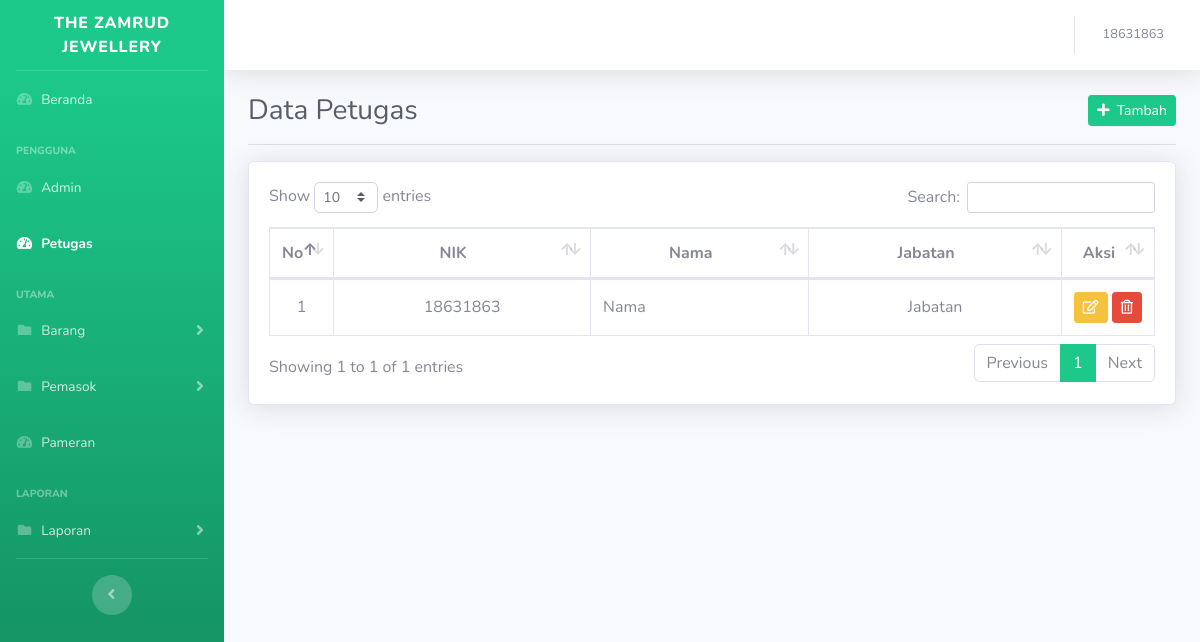
/index.php?h=petugas (signed in), run on the app's committed database.
### tables this page shows
CREATE TABLE `petugas` (
    id INT NOT NULL AUTO_INCREMENT,
    id_pengguna INT NOT NULL,
    nik VARCHAR(255),
    nama VARCHAR(255),
    jabatan VARCHAR(255),
    nomor_telepon VARCHAR(255),
    tempat_lahir VARCHAR(255),
    tanggal_lahir DATE,
    jenis_kelamin VARCHAR(255),
    tanggal_terdaftar DATE,
    PRIMARY KEY (id),
    FOREIGN KEY (id_pengguna) REFERENCES pengguna (id) ON DELETE CASCADE
);

### halaman/tampil/petugas.php (the view, shortened to what this page needs)
<div class="container-fluid">
    <div class="d-flex justify-content-between align-items-center">
        <h1 class="h3 mb-0 text-gray-800">Data Petugas</h1>
        <a href="?h=tambah_petugas" class="btn btn-primary btn-sm"><i class="fas fa-plus"></i>&nbsp;&nbsp;Tambah</a>
    </div>
    <hr>
    <div class="row">
        <div class="col-12">
            <div class="card shadow mb-4">
                <div class="card-body">
                    <div class="table-responsive">
                        <table class="table table-bordered" id="dataTable" width="100%" cellspacing="0">
                            <thead>
                                <tr>
                                    <th class="td-fit text-center">No</th>
                                    <th class="text-center">NIK</th>
                                    <th class="text-center">Nama</th>
                                    <th class="text-center">Jabatan</th>
                                    <th class="td-fit text-center">Aksi</th>
                                </tr>
                            </thead>
                            <?php
                            $result = $mysqli->query("SELECT * FROM petugas");
                            $no = 1;
                            ?>
                            <tbody>
                                <?php while ($row = $result->fetch_assoc()) : ?>
                                    <tr>
                                        <td class="td-fit align-middle text-center"><?= $no++; ?></td>
                                        <td class="align-middle text-center"><?= $row['nik']; ?></td>
                                        <td class="align-middle"><?= $row['nama']; ?></td>
                                        <td class="align-middle text-center"><?= $row['jabatan']; ?></td>
                                        <td class="text-center td-fit">
                                            <a href="?h=edit_petugas&id=<?= $row['id']; ?>" class="btn btn-sm btn-warning"><i class="far fa-edit"></i></a>
                                            <a href="?h=hapus_petugas&id=<?= $row['id']; ?>" class="btn btn-sm btn-danger" onclick="return confirm('Yakin ingin menghapus data ini?')"><i class="far fa-trash-alt"></i></a>
                                        </td>
                                    </tr>
                                <?php endwhile; ?>
                            </tbody>
                        </table>
                    </div>
                </div>
            </div>
        </div>
    </div>
</div>

### index.php (style rules this page uses)
.td-fit { width: 1%; white-space: nowrap; }

### data on the page
petugas: nik "18631863", nama "Nama", jabatan "Jabatan"

### other printed values
$_SESSION['user']['username'] "18631863"
